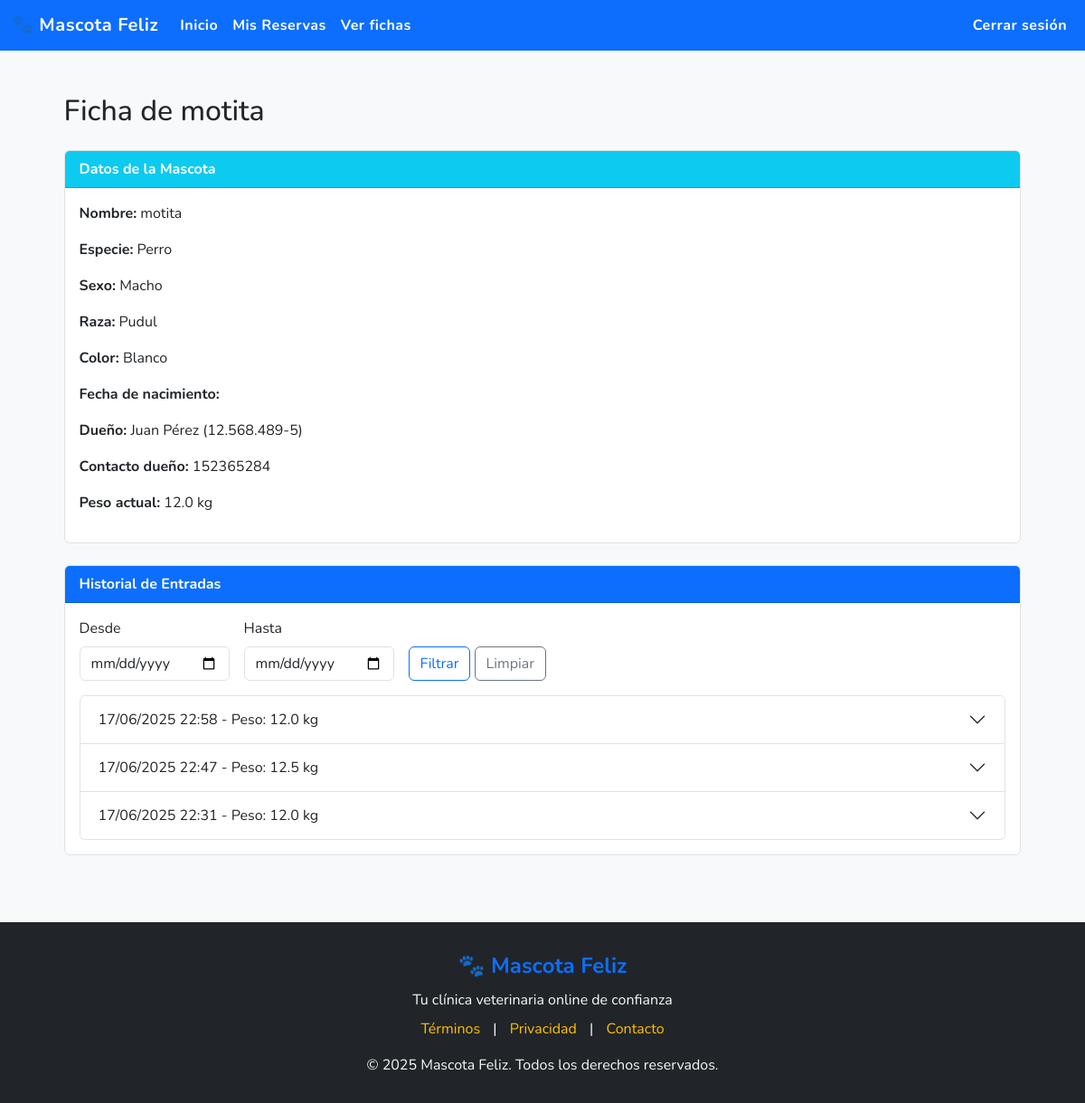
The page /mascota/1/ (signed in) on the database its author committed.
### core/models.py (models this page shows, shortened)
class Mascota(models.Model):
    SEXO_CHOICES = [
        ('macho', 'Macho'),
        ('hembra', 'Hembra'),
    ]
    ESPECIE_CHOICES = [
        ('perro', 'Perro'),
        ('gato', 'Gato'),
    ]
    dueno = models.ForeignKey(Dueno, on_delete=models.CASCADE, related_name='mascotas')
    nombre = models.CharField(max_length=100)
    chip = models.CharField(max_length=30, blank=True, null=True)
    raza = models.CharField(max_length=100)
    color = models.CharField(max_length=50)
    sexo = models.CharField(max_length=10, choices=SEXO_CHOICES, default='macho')
    especie = models.CharField(max_length=20, choices=ESPECIE_CHOICES, default='perro')
    fecha_nacimiento = models.DateField(null=True, blank=True)

class Dueno(models.Model):
    rut = models.CharField(max_length=12, unique=True)
    usuario = models.OneToOneField(Usuario, on_delete=models.CASCADE, limit_choices_to={'tipo_usuario': 'cliente'})
    nombre = models.CharField(max_length=100)
    contacto = models.CharField(max_length=20)
    direccion = models.CharField(max_length=255)

class Entrada(models.Model):
    ficha_medica = models.ForeignKey(FichaMedica, on_delete=models.CASCADE, related_name='entradas')
    fecha = models.DateTimeField(auto_now_add=True)
    peso = models.FloatField(null=True, blank=True)
    descripcion = models.TextField()
    tratamiento = models.TextField(blank=True, help_text="Detalle del procedimiento realizado")

### app/views.py (the view)
# urls.py: path('mascota/<int:mascota_id>/', views.ver_mascota, name='ver_mascota'),
@login_required
def ver_mascota(request, mascota_id):
    mascota = get_object_or_404(Mascota, id=mascota_id)
    ficha = getattr(mascota, 'fichamedica', None)
    entradas = []
    ultimo_peso = None
    fecha_inicio = request.GET.get('fecha_inicio')
    fecha_fin = request.GET.get('fecha_fin')
    if ficha:
        entradas = ficha.entradas.all().order_by('-fecha')
        if fecha_inicio:
            entradas = entradas.filter(fecha__date__gte=fecha_inicio)
        if fecha_fin:
            entradas = entradas.filter(fecha__date__lte=fecha_fin)
        ultima_entrada = ficha.entradas.order_by('-fecha').first()
        if ultima_entrada:
            ultimo_peso = ultima_entrada.peso
    context = {
        "mascota": mascota,
        "ficha": ficha,
        "entradas": entradas,
        "ultimo_peso": ultimo_peso,
        "fecha_inicio": fecha_inicio or "",
        "fecha_fin": fecha_fin or "",
    }
    return render(request, "pages/ver_mascota.html", context)

### app/templates/pages/ver_mascota.html (shortened to what this page needs)
{% extends 'base/base.html' %}
{% block content %}
<div class="container mt-4">
    <h2 class="mb-4">Ficha de {{ mascota.nombre }}</h2>
    <div class="card mb-4">
        <div class="card-header bg-info text-white">Datos de la Mascota</div>
        <div class="card-body">
            <p><strong>Nombre:</strong> {{ mascota.nombre }}</p>
            <p><strong>Especie:</strong> {{ mascota.get_especie_display }}</p>
            <p><strong>Sexo:</strong> {{ mascota.get_sexo_display }}</p>
            <p><strong>Raza:</strong> {{ mascota.raza }}</p>
            <p><strong>Color:</strong> {{ mascota.color }}</p>
            <p><strong>Fecha de nacimiento:</strong> {{ mascota.fecha_nacimiento|date:"d/m/Y" }}</p>
            <p><strong>Dueño:</strong> {{ mascota.dueno.nombre }} ({{ mascota.dueno.rut }})</p>
            <p><strong>Contacto dueño:</strong> {{ mascota.dueno.contacto }}</p>
            <p><strong>Peso actual:</strong>
                {% if ultimo_peso %}
                    {{ ultimo_peso }} kg
                {% else %}
                    <span class="text-muted">Sin registros</span>
                {% endif %}
            </p>
        </div>
    </div>
    {% if ficha %}
    <div class="card mb-4">
        <div class="card-header bg-primary text-white">
            Historial de Entradas
        </div>
        <div class="card-body">
            <form method="get" class="row g-3 mb-3">
                <div class="col-auto">
                    <label for="fecha_inicio" class="form-label">Desde</label>
                    <input type="date" class="form-control" id="fecha_inicio" name="fecha_inicio" value="{{ fecha_inicio }}">
                </div>
                <div class="col-auto">
                    <label for="fecha_fin" class="form-label">Hasta</label>
                    <input type="date" class="form-control" id="fecha_fin" name="fecha_fin" value="{{ fecha_fin }}">
                </div>
                <div class="col-auto align-self-end">
                    <button type="submit" class="btn btn-outline-primary">Filtrar</button>
                    <a href="{% url 'ver_mascota' mascota.id %}" class="btn btn-outline-secondary">Limpiar</a>
                </div>
            </form>
            {% if entradas %}
            <div class="accordion" id="entradasAccordion">
                {% for entrada in entradas %}
                <div class="accordion-item">
                    <h2 class="accordion-header" id="heading{{ forloop.counter }}">
                        <button class="accordion-button collapsed" type="button" data-bs-toggle="collapse" data-bs-target="#collapse{{ forloop.counter }}">
                            {{ entrada.fecha|date:"d/m/Y H:i" }} - Peso: {{ entrada.peso }} kg
                        </button>
                    </h2>
                </div>
                {% endfor %}
            </div>
            {% else %}
                <p class="text-muted">No hay entradas registradas.</p>
            {% endif %}
        </div>
    </div>
    {% else %}
        <div class="alert alert-warning">Esta mascota no tiene ficha médica.</div>
    {% endif %}
</div>
{% endblock %}

### app/templates/base/base.html (style rules this page uses)
html, body { height: 100%; min-height: 100%; }
body { display: flex; flex-direction: column; min-height: 100vh; font-family: 'Nunito', sans-serif; background-color: #f8f9fa; color: #212529; }
.container { max-width: 96%; flex: 1 0 auto; }
.card { background-color: #fff; border: 1px solid #dee2e6; }
.card-header, .table thead th { background-color: #0d6efd; color: #fff; font-weight: 700; }

### rows shown on the page
Mascota: nombre "motita", especie "Perro", sexo "Macho", raza "Pudul", color "Blanco", dueno.nombre "Juan Pérez", dueno.rut "12.568.489-5", dueno.contacto "152365284"
Entrada: peso "12.0", fecha "17/06/2025 22:58"
Entrada: fecha "17/06/2025 22:47", peso "12.5"
Entrada: fecha "17/06/2025 22:31", peso "12.0"
